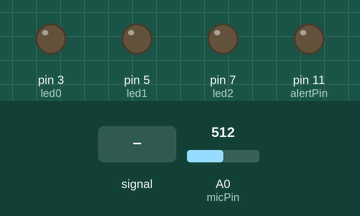
This program was run on a simulated Arduino Uno, built with avr-gcc and run on an emulated ATmega328P. On the bench: output pins drawn as LEDs (lit = HIGH). The test bench sets the inputs (shaded band); at power-on: A0 (micPin) = 512.

Above: at 1.2 s.
1.3 s: A0 (micPin) fed a 200 Hz sine of ±81 counts around its level
At 2.5 s:
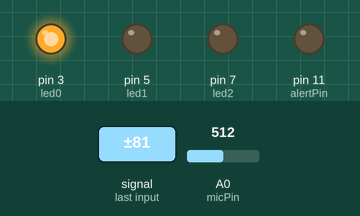
4.3 s: A0 (micPin) set to 716
At 5.6 s:
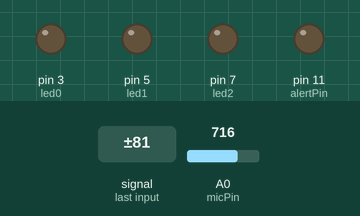
Timing chart, 0 to 7.3 s (numbered marks = the images above; inputs shaded):
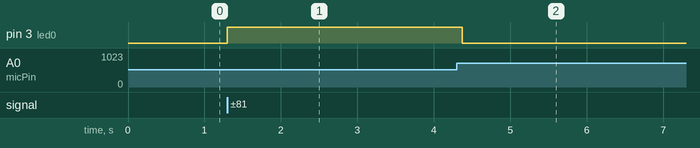

The program:

main.cpp
```cpp
#include <Arduino.h>
#include <Helper.h>

int micPin = A0;
int alertPin = 11;
int micValue0 = 0;
int micValue1 = 0;

int led0 = 3;
int led1 = 5;
int led2 = 7;

Helper helper;

void setup() {
  pinMode(alertPin, OUTPUT);
  pinMode(led0, OUTPUT);
  pinMode(led1, OUTPUT);
  pinMode(led2, OUTPUT);
  pinMode(micPin, INPUT);
  Serial.begin(9600);
}

bool mayor(int value) {
  return helper.diff() > value;
}

bool equal(int value) {
  return helper.diff() == value;
}

void high(int arg[]) {
  for( unsigned int a = 0; a < sizeof(arg)/sizeof(arg[0]); a = a + 1 ) {
    digitalWrite(arg[a], HIGH);
  }
}

void low(int arg[]) {
  for( unsigned int a = 0; a < sizeof(arg)/sizeof(arg[0]); a = a + 1 ) {
    digitalWrite(arg[a], LOW);
  }
}

void loop() {
  micValue0 = analogRead(micPin);
  delay(1);
  micValue1 = analogRead(micPin);

  helper.setValues(micValue0, micValue1);

  if (equal(1)) {
    int leds[] = {led0};
    high(leds);
    delay(100);
  } else {
    int leds[] = {led0};
    low(leds);
  }

  if (equal(2)) {
    int leds[] = {led0, led1};
    high(leds);
    delay(100);
  } else {
    int leds[] = {led0, led1};
    low(leds);
  }

  if (equal(3)) {
    int leds[] = {led0, led1, led2};
    high(leds);
    delay(100);
  } else {
    int leds[] = {led0, led1, led2};
    low(leds);
  }

  if (mayor(3)) {
    int leds[] = {led0, led1, led2, alertPin};
    high(leds);
    delay(100);
  } else {
    int leds[] = {led0, led1, led2, alertPin};
    low(leds);
  }
}
```

Measured:
- after the input at 1.3 s, pin 3 (led0): LOW → HIGH at once
- after the input at 4.3 s, pin 3 (led0): HIGH → LOW after 0.08 s
